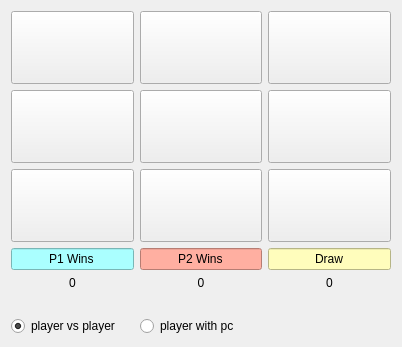
<?xml version="1.0" encoding="UTF-8"?>
<ui version="4.0">
 <class>mainwindow</class>
 <widget class="QWidget" name="mainwindow">
  <property name="geometry">
   <rect>
    <x>0</x>
    <y>0</y>
    <width>402</width>
    <height>347</height>
   </rect>
  </property>
  <property name="windowTitle">
   <string>TicTocToe-v0.0</string>
  </property>
  <property name="autoFillBackground">
   <bool>false</bool>
  </property>
  <property name="styleSheet">
   <string notr="true"/>
  </property>
  <layout class="QGridLayout" name="gridLayout">
   <item row="6" column="0">
    <widget class="QRadioButton" name="rb_p_vs_p">
     <property name="autoFillBackground">
      <bool>false</bool>
     </property>
     <property name="text">
      <string>player vs player</string>
     </property>
     <property name="checked">
      <bool>true</bool>
     </property>
    </widget>
   </item>
   <item row="4" column="0">
    <widget class="QLabel" name="lbl_player1">
     <property name="text">
      <string>0</string>
     </property>
     <property name="alignment">
      <set>Qt::AlignCenter</set>
     </property>
    </widget>
   </item>
   <item row="2" column="2">
    <widget class="QPushButton" name="btn_33">
     <property name="sizePolicy">
      <sizepolicy hsizetype="Minimum" vsizetype="MinimumExpanding">
       <horstretch>0</horstretch>
       <verstretch>0</verstretch>
      </sizepolicy>
     </property>
     <property name="font">
      <font>
       <pointsize>12</pointsize>
      </font>
     </property>
     <property name="autoFillBackground">
      <bool>false</bool>
     </property>
     <property name="text">
      <string/>
     </property>
    </widget>
   </item>
   <item row="1" column="0">
    <widget class="QPushButton" name="btn_21">
     <property name="sizePolicy">
      <sizepolicy hsizetype="Minimum" vsizetype="MinimumExpanding">
       <horstretch>0</horstretch>
       <verstretch>0</verstretch>
      </sizepolicy>
     </property>
     <property name="font">
      <font>
       <pointsize>12</pointsize>
      </font>
     </property>
     <property name="autoFillBackground">
      <bool>false</bool>
     </property>
     <property name="text">
      <string/>
     </property>
    </widget>
   </item>
   <item row="4" column="2">
    <widget class="QLabel" name="lbl_draw">
     <property name="text">
      <string>0</string>
     </property>
     <property name="alignment">
      <set>Qt::AlignCenter</set>
     </property>
    </widget>
   </item>
   <item row="0" column="1">
    <widget class="QPushButton" name="btn_12">
     <property name="sizePolicy">
      <sizepolicy hsizetype="Minimum" vsizetype="MinimumExpanding">
       <horstretch>0</horstretch>
       <verstretch>0</verstretch>
      </sizepolicy>
     </property>
     <property name="font">
      <font>
       <pointsize>12</pointsize>
      </font>
     </property>
     <property name="autoFillBackground">
      <bool>false</bool>
     </property>
     <property name="text">
      <string/>
     </property>
    </widget>
   </item>
   <item row="1" column="1">
    <widget class="QPushButton" name="btn_22">
     <property name="sizePolicy">
      <sizepolicy hsizetype="Minimum" vsizetype="MinimumExpanding">
       <horstretch>0</horstretch>
       <verstretch>0</verstretch>
      </sizepolicy>
     </property>
     <property name="font">
      <font>
       <pointsize>12</pointsize>
      </font>
     </property>
     <property name="autoFillBackground">
      <bool>false</bool>
     </property>
     <property name="text">
      <string/>
     </property>
    </widget>
   </item>
   <item row="1" column="2">
    <widget class="QPushButton" name="btn_23">
     <property name="sizePolicy">
      <sizepolicy hsizetype="Minimum" vsizetype="MinimumExpanding">
       <horstretch>0</horstretch>
       <verstretch>0</verstretch>
      </sizepolicy>
     </property>
     <property name="font">
      <font>
       <pointsize>12</pointsize>
      </font>
     </property>
     <property name="autoFillBackground">
      <bool>false</bool>
     </property>
     <property name="text">
      <string/>
     </property>
    </widget>
   </item>
   <item row="2" column="1">
    <widget class="QPushButton" name="btn_32">
     <property name="sizePolicy">
      <sizepolicy hsizetype="Minimum" vsizetype="MinimumExpanding">
       <horstretch>0</horstretch>
       <verstretch>0</verstretch>
      </sizepolicy>
     </property>
     <property name="font">
      <font>
       <pointsize>12</pointsize>
      </font>
     </property>
     <property name="autoFillBackground">
      <bool>false</bool>
     </property>
     <property name="text">
      <string/>
     </property>
    </widget>
   </item>
   <item row="6" column="1">
    <widget class="QRadioButton" name="rb_p_vs_pc">
     <property name="autoFillBackground">
      <bool>false</bool>
     </property>
     <property name="text">
      <string>player with pc</string>
     </property>
    </widget>
   </item>
   <item row="3" column="2">
    <widget class="QLineEdit" name="lineEdit_3">
     <property name="styleSheet">
      <string notr="true">background-color: rgb(255, 253, 188);</string>
     </property>
     <property name="text">
      <string>Draw</string>
     </property>
     <property name="alignment">
      <set>Qt::AlignCenter</set>
     </property>
    </widget>
   </item>
   <item row="3" column="1">
    <widget class="QLineEdit" name="lineEdit_2">
     <property name="styleSheet">
      <string notr="true">background-color: rgb(255, 175, 161);</string>
     </property>
     <property name="text">
      <string>P2 Wins</string>
     </property>
     <property name="alignment">
      <set>Qt::AlignCenter</set>
     </property>
    </widget>
   </item>
   <item row="2" column="0">
    <widget class="QPushButton" name="btn_31">
     <property name="sizePolicy">
      <sizepolicy hsizetype="Minimum" vsizetype="MinimumExpanding">
       <horstretch>0</horstretch>
       <verstretch>0</verstretch>
      </sizepolicy>
     </property>
     <property name="font">
      <font>
       <pointsize>12</pointsize>
      </font>
     </property>
     <property name="autoFillBackground">
      <bool>false</bool>
     </property>
     <property name="text">
      <string/>
     </property>
    </widget>
   </item>
   <item row="0" column="0">
    <widget class="QPushButton" name="btn_11">
     <property name="sizePolicy">
      <sizepolicy hsizetype="Minimum" vsizetype="MinimumExpanding">
       <horstretch>0</horstretch>
       <verstretch>0</verstretch>
      </sizepolicy>
     </property>
     <property name="font">
      <font>
       <pointsize>12</pointsize>
      </font>
     </property>
     <property name="autoFillBackground">
      <bool>false</bool>
     </property>
     <property name="text">
      <string/>
     </property>
    </widget>
   </item>
   <item row="4" column="1">
    <widget class="QLabel" name="lbl_player2">
     <property name="text">
      <string>0</string>
     </property>
     <property name="alignment">
      <set>Qt::AlignCenter</set>
     </property>
    </widget>
   </item>
   <item row="0" column="2">
    <widget class="QPushButton" name="btn_13">
     <property name="sizePolicy">
      <sizepolicy hsizetype="Minimum" vsizetype="MinimumExpanding">
       <horstretch>0</horstretch>
       <verstretch>0</verstretch>
      </sizepolicy>
     </property>
     <property name="font">
      <font>
       <pointsize>12</pointsize>
      </font>
     </property>
     <property name="autoFillBackground">
      <bool>false</bool>
     </property>
     <property name="text">
      <string/>
     </property>
    </widget>
   </item>
   <item row="3" column="0">
    <widget class="QLineEdit" name="lineEdit">
     <property name="styleSheet">
      <string notr="true">background-color: rgb(170, 255, 255);</string>
     </property>
     <property name="text">
      <string>P1 Wins</string>
     </property>
     <property name="alignment">
      <set>Qt::AlignCenter</set>
     </property>
    </widget>
   </item>
   <item row="5" column="0">
    <widget class="QLabel" name="label">
     <property name="text">
      <string/>
     </property>
    </widget>
   </item>
  </layout>
 </widget>
 <resources/>
 <connections/>
</ui>
